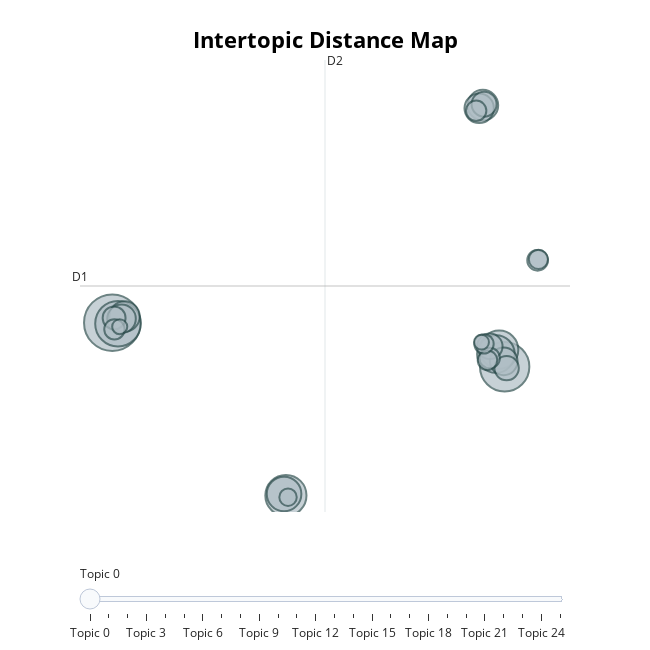

The code cell stored with this chart in its notebook:
### Code cell
figure_cluster_2 = new_model.visualize_topics()[0]
figure_cluster_2

### Figure 1 — Plotly figure (JSON) as saved in the notebook; plotly's stock layout.template omitted (floating-point values rounded to 4 significant figures)
{"data": [{"customdata": [[0, "mouse | effect | expression | rat | gut", 463], [1, "emulsion | protein | gel | stability | property", 353], [2, "antioxidant | extract | phenolic | activity | compound", 300], [3, "salmonella | isolates | monocytogenes | log | food", 245], [4, "meat | muscle | beef | fat | lipid", 212], [5, "food | consumer | product | meat | study", 205], [6, "fermentation | fermented | acid | probiotic | lactic", 173], [7, "flour | bread | dough | wheat | gluten", 136], [8, "wine | grape | yeast | tannin | red", 134], [9, "drying | microwave | temperature | heating | moisture", 125], [10, "tea | aroma | compound | coffee | volatile", 118], [11, "peptide | milk | protein | hydrolysate | hydrolysis", 111], [12, "additive | panel | feed | feedap | animal", 94], [13, "starch | rice | amylose | structure | digestibility", 90], [14, "film | packaging | chitosan | property | mechanical", 86], [15, "oil | olive | fatty | acid | virgin", 76], [16, "detection | sensor | aptamer | electrode | fluorescence", 62], [17, "fish | cadmium | specie | risk | cd", 61], [18, "fruit | 1mcp | storage | treatment | strawberry", 60], [19, "model | prediction | nir | classification | spectrum", 60], [20, "mycotoxin | aflatoxin | sample | toxin | ota", 55], [21, "residue | risk | mrl | submitted | assessment", 54], [22, "method | l1 | extraction | determination | sample", 53], [23, "cheese | ripening | strain | milk | production", 44], [24, "honey | bee | pollen | sample | activity", 33], [25, "pest | eu | plant | risk | efsa", 32]], "hovertemplate": "<b>Topic %{customdata[0]}</b><br>%{customdata[1]}<br>Size: %{customdata[2]}", "legendgroup": "", "marker": {"color": "#B0BEC5", "line": {"color": "DarkSlateGrey", "width": 2}, "size": [463, 353, 300, 245, 212, 205, 173, 136, 134, 125, 118, 111, 94, 90, 86, 76, 62, 61, 60, 60, 55, 54, 53, 44, 33, 32], "sizemode": "area", "sizeref": 0.2894, "symbol": "circle"}, "mode": "markers", "name": "", "orientation": "v", "showlegend": false, "type": "scatter", "x": [-14.62, 12.01, -14.24, -2.838, 11.64, 11.42, -2.962, 10.53, -13.79, 10.28, -13.99, 11.95, 11.0, 10.62, 12.14, -14.5, 14.25, 10.99, -14.48, 10.08, 10.84, 10.61, 14.3, -2.694, -14.12, 10.44], "xaxis": "x", "y": [6.221, 2.617, 6.137, -7.915, 4.007, 3.654, -7.79, 24.01, 6.731, 23.76, 6.541, 3.055, 4.283, 24.09, 2.503, 6.608, 11.32, 3.325, 5.675, 23.55, 3.142, 4.485, 11.4, -8.059, 5.89, 4.625], "yaxis": "y"}], "layout": {"annotations": [{"showarrow": false, "text": "D1", "x": -16.81, "y": 9.22, "yshift": 10}, {"showarrow": false, "text": "D2", "x": -0.1837, "xshift": 10, "y": 27.71}], "height": 650, "hoverlabel": {"bgcolor": "white", "font": {"family": "Rockwell", "size": 16}}, "legend": {"itemsizing": "constant", "tracegroupgap": 0}, "margin": {"t": 60}, "shapes": [{"line": {"color": "#CFD8DC", "width": 2}, "type": "line", "x0": -0.1837, "x1": -0.1837, "y0": -9.268, "y1": 27.71}, {"line": {"color": "#9E9E9E", "width": 2}, "type": "line", "x0": -16.81, "x1": 16.45, "y0": 9.22, "y1": 9.22}], "sliders": [{"active": 0, "pad": {"t": 50}, "steps": [{"args": [{"marker.color": [["red", "#B0BEC5", "#B0BEC5", "#B0BEC5", "#B0BEC5", "#B0BEC5", "#B0BEC5", "#B0BEC5", "#B0BEC5", "#B0BEC5", "#B0BEC5", "#B0BEC5", "#B0BEC5", "#B0BEC5", "#B0BEC5", "#B0BEC5", "#B0BEC5", "#B0BEC5", "#B0BEC5", "#B0BEC5", "#B0BEC5", "#B0BEC5", "#B0BEC5", "#B0BEC5", "#B0BEC5", "#B0BEC5"]]}], "label": "Topic 0", "method": "update"}, {"args": [{"marker.color": [["#B0BEC5", "red", "#B0BEC5", "#B0BEC5", "#B0BEC5", "#B0BEC5", "#B0BEC5", "#B0BEC5", "#B0BEC5", "#B0BEC5", "#B0BEC5", "#B0BEC5", "#B0BEC5", "#B0BEC5", "#B0BEC5", "#B0BEC5", "#B0BEC5", "#B0BEC5", "#B0BEC5", "#B0BEC5", "#B0BEC5", "#B0BEC5", "#B0BEC5", "#B0BEC5", "#B0BEC5", "#B0BEC5"]]}], "label": "Topic 1", "method": "update"}, {"args": [{"marker.color": [["#B0BEC5", "#B0BEC5", "red", "#B0BEC5", "#B0BEC5", "#B0BEC5", "#B0BEC5", "#B0BEC5", "#B0BEC5", "#B0BEC5", "#B0BEC5", "#B0BEC5", "#B0BEC5", "#B0BEC5", "#B0BEC5", "#B0BEC5", "#B0BEC5", "#B0BEC5", "#B0BEC5", "#B0BEC5", "#B0BEC5", "#B0BEC5", "#B0BEC5", "#B0BEC5", "#B0BEC5", "#B0BEC5"]]}], "label": "Topic 2", "method": "update"}, {"args": [{"marker.color": [["#B0BEC5", "#B0BEC5", "#B0BEC5", "red", "#B0BEC5", "#B0BEC5", "#B0BEC5", "#B0BEC5", "#B0BEC5", "#B0BEC5", "#B0BEC5", "#B0BEC5", "#B0BEC5", "#B0BEC5", "#B0BEC5", "#B0BEC5", "#B0BEC5", "#B0BEC5", "#B0BEC5", "#B0BEC5", "#B0BEC5", "#B0BEC5", "#B0BEC5", "#B0BEC5", "#B0BEC5", "#B0BEC5"]]}], "label": "Topic 3", "method": "update"}, {"args": [{"marker.color": [["#B0BEC5", "#B0BEC5", "#B0BEC5", "#B0BEC5", "red", "#B0BEC5", "#B0BEC5", "#B0BEC5", "#B0BEC5", "#B0BEC5", "#B0BEC5", "#B0BEC5", "#B0BEC5", "#B0BEC5", "#B0BEC5", "#B0BEC5", "#B0BEC5", "#B0BEC5", "#B0BEC5", "#B0BEC5", "#B0BEC5", "#B0BEC5", "#B0BEC5", "#B0BEC5", "#B0BEC5", "#B0BEC5"]]}], "label": "Topic 4", "method": "update"}, {"args": [{"marker.color": [["#B0BEC5", "#B0BEC5", "#B0BEC5", "#B0BEC5", "#B0BEC5", "red", "#B0BEC5", "#B0BEC5", "#B0BEC5", "#B0BEC5", "#B0BEC5", "#B0BEC5", "#B0BEC5", "#B0BEC5", "#B0BEC5", "#B0BEC5", "#B0BEC5", "#B0BEC5", "#B0BEC5", "#B0BEC5", "#B0BEC5", "#B0BEC5", "#B0BEC5", "#B0BEC5", "#B0BEC5", "#B0BEC5"]]}], "label": "Topic 5", "method": "update"}, {"args": [{"marker.color": [["#B0BEC5", "#B0BEC5", "#B0BEC5", "#B0BEC5", "#B0BEC5", "#B0BEC5", "red", "#B0BEC5", "#B0BEC5", "#B0BEC5", "#B0BEC5", "#B0BEC5", "#B0BEC5", "#B0BEC5", "#B0BEC5", "#B0BEC5", "#B0BEC5", "#B0BEC5", "#B0BEC5", "#B0BEC5", "#B0BEC5", "#B0BEC5", "#B0BEC5", "#B0BEC5", "#B0BEC5", "#B0BEC5"]]}], "label": "Topic 6", "method": "update"}, {"args": [{"marker.color": [["#B0BEC5", "#B0BEC5", "#B0BEC5", "#B0BEC5", "#B0BEC5", "#B0BEC5", "#B0BEC5", "red", "#B0BEC5", "#B0BEC5", "#B0BEC5", "#B0BEC5", "#B0BEC5", "#B0BEC5", "#B0BEC5", "#B0BEC5", "#B0BEC5", "#B0BEC5", "#B0BEC5", "#B0BEC5", "#B0BEC5", "#B0BEC5", "#B0BEC5", "#B0BEC5", "#B0BEC5", "#B0BEC5"]]}], "label": "Topic 7", "method": "update"}, {"args": [{"marker.color": [["#B0BEC5", "#B0BEC5", "#B0BEC5", "#B0BEC5", "#B0BEC5", "#B0BEC5", "#B0BEC5", "#B0BEC5", "red", "#B0BEC5", "#B0BEC5", "#B0BEC5", "#B0BEC5", "#B0BEC5", "#B0BEC5", "#B0BEC5", "#B0BEC5", "#B0BEC5", "#B0BEC5", "#B0BEC5", "#B0BEC5", "#B0BEC5", "#B0BEC5", "#B0BEC5", "#B0BEC5", "#B0BEC5"]]}], "label": "Topic 8", "method": "update"}, {"args": [{"marker.color": [["#B0BEC5", "#B0BEC5", "#B0BEC5", "#B0BEC5", "#B0BEC5", "#B0BEC5", "#B0BEC5", "#B0BEC5", "#B0BEC5", "red", "#B0BEC5", "#B0BEC5", "#B0BEC5", "#B0BEC5", "#B0BEC5", "#B0BEC5", "#B0BEC5", "#B0BEC5", "#B0BEC5", "#B0BEC5", "#B0BEC5", "#B0BEC5", "#B0BEC5", "#B0BEC5", "#B0BEC5", "#B0BEC5"]]}], "label": "Topic 9", "method": "update"}, {"args": [{"marker.color": [["#B0BEC5", "#B0BEC5", "#B0BEC5", "#B0BEC5", "#B0BEC5", "#B0BEC5", "#B0BEC5", "#B0BEC5", "#B0BEC5", "#B0BEC5", "red", "#B0BEC5", "#B0BEC5", "#B0BEC5", "#B0BEC5", "#B0BEC5", "#B0BEC5", "#B0BEC5", "#B0BEC5", "#B0BEC5", "#B0BEC5", "#B0BEC5", "#B0BEC5", "#B0BEC5", "#B0BEC5", "#B0BEC5"]]}], "label": "Topic 10", "method": "update"}, {"args": [{"marker.color": [["#B0BEC5", "#B0BEC5", "#B0BEC5", "#B0BEC5", "#B0BEC5", "#B0BEC5", "#B0BEC5", "#B0BEC5", "#B0BEC5", "#B0BEC5", "#B0BEC5", "red", "#B0BEC5", "#B0BEC5", "#B0BEC5", "#B0BEC5", "#B0BEC5", "#B0BEC5", "#B0BEC5", "#B0BEC5", "#B0BEC5", "#B0BEC5", "#B0BEC5", "#B0BEC5", "#B0BEC5", "#B0BEC5"]]}], "label": "Topic 11", "method": "update"}, {"args": [{"marker.color": [["#B0BEC5", "#B0BEC5", "#B0BEC5", "#B0BEC5", "#B0BEC5", "#B0BEC5", "#B0BEC5", "#B0BEC5", "#B0BEC5", "#B0BEC5", "#B0BEC5", "#B0BEC5", "red", "#B0BEC5", "#B0BEC5", "#B0BEC5", "#B0BEC5", "#B0BEC5", "#B0BEC5", "#B0BEC5", "#B0BEC5", "#B0BEC5", "#B0BEC5", "#B0BEC5", "#B0BEC5", "#B0BEC5"]]}], "label": "Topic 12", "method": "update"}, {"args": [{"marker.color": [["#B0BEC5", "#B0BEC5", "#B0BEC5", "#B0BEC5", "#B0BEC5", "#B0BEC5", "#B0BEC5", "#B0BEC5", "#B0BEC5", "#B0BEC5", "#B0BEC5", "#B0BEC5", "#B0BEC5", "red", "#B0BEC5", "#B0BEC5", "#B0BEC5", "#B0BEC5", "#B0BEC5", "#B0BEC5", "#B0BEC5", "#B0BEC5", "#B0BEC5", "#B0BEC5", "#B0BEC5", "#B0BEC5"]]}], "label": "Topic 13", "method": "update"}, {"args": [{"marker.color": [["#B0BEC5", "#B0BEC5", "#B0BEC5", "#B0BEC5", "#B0BEC5", "#B0BEC5", "#B0BEC5", "#B0BEC5", "#B0BEC5", "#B0BEC5", "#B0BEC5", "#B0BEC5", "#B0BEC5", "#B0BEC5", "red", "#B0BEC5", "#B0BEC5", "#B0BEC5", "#B0BEC5", "#B0BEC5", "#B0BEC5", "#B0BEC5", "#B0BEC5", "#B0BEC5", "#B0BEC5", "#B0BEC5"]]}], "label": "Topic 14", "method": "update"}, {"args": [{"marker.color": [["#B0BEC5", "#B0BEC5", "#B0BEC5", "#B0BEC5", "#B0BEC5", "#B0BEC5", "#B0BEC5", "#B0BEC5", "#B0BEC5", "#B0BEC5", "#B0BEC5", "#B0BEC5", "#B0BEC5", "#B0BEC5", "#B0BEC5", "red", "#B0BEC5", "#B0BEC5", "#B0BEC5", "#B0BEC5", "#B0BEC5", "#B0BEC5", "#B0BEC5", "#B0BEC5", "#B0BEC5", "#B0BEC5"]]}], "label": "Topic 15", "method": "update"}, {"args": [{"marker.color": [["#B0BEC5", "#B0BEC5", "#B0BEC5", "#B0BEC5", "#B0BEC5", "#B0BEC5", "#B0BEC5", "#B0BEC5", "#B0BEC5", "#B0BEC5", "#B0BEC5", "#B0BEC5", "#B0BEC5", "#B0BEC5", "#B0BEC5", "#B0BEC5", "red", "#B0BEC5", "#B0BEC5", "#B0BEC5", "#B0BEC5", "#B0BEC5", "#B0BEC5", "#B0BEC5", "#B0BEC5", "#B0BEC5"]]}], "label": "Topic 16", "method": "update"}, {"args": [{"marker.color": [["#B0BEC5", "#B0BEC5", "#B0BEC5", "#B0BEC5", "#B0BEC5", "#B0BEC5", "#B0BEC5", "#B0BEC5", "#B0BEC5", "#B0BEC5", "#B0BEC5", "#B0BEC5", "#B0BEC5", "#B0BEC5", "#B0BEC5", "#B0BEC5", "#B0BEC5", "red", "#B0BEC5", "#B0BEC5", "#B0BEC5", "#B0BEC5", "#B0BEC5", "#B0BEC5", "#B0BEC5", "#B0BEC5"]]}], "label": "Topic 17", "method": "update"}, {"args": [{"marker.color": [["#B0BEC5", "#B0BEC5", "#B0BEC5", "#B0BEC5", "#B0BEC5", "#B0BEC5", "#B0BEC5", "#B0BEC5", "#B0BEC5", "#B0BEC5", "#B0BEC5", "#B0BEC5", "#B0BEC5", "#B0BEC5", "#B0BEC5", "#B0BEC5", "#B0BEC5", "#B0BEC5", "red", "#B0BEC5", "#B0BEC5", "#B0BEC5", "#B0BEC5", "#B0BEC5", "#B0BEC5", "#B0BEC5"]]}], "label": "Topic 18", "method": "update"}, {"args": [{"marker.color": [["#B0BEC5", "#B0BEC5", "#B0BEC5", "#B0BEC5", "#B0BEC5", "#B0BEC5", "#B0BEC5", "#B0BEC5", "#B0BEC5", "#B0BEC5", "#B0BEC5", "#B0BEC5", "#B0BEC5", "#B0BEC5", "#B0BEC5", "#B0BEC5", "#B0BEC5", "#B0BEC5", "#B0BEC5", "red", "#B0BEC5", "#B0BEC5", "#B0BEC5", "#B0BEC5", "#B0BEC5", "#B0BEC5"]]}], "label": "Topic 19", "method": "update"}, {"args": [{"marker.color": [["#B0BEC5", "#B0BEC5", "#B0BEC5", "#B0BEC5", "#B0BEC5", "#B0BEC5", "#B0BEC5", "#B0BEC5", "#B0BEC5", "#B0BEC5", "#B0BEC5", "#B0BEC5", "#B0BEC5", "#B0BEC5", "#B0BEC5", "#B0BEC5", "#B0BEC5", "#B0BEC5", "#B0BEC5", "#B0BEC5", "red", "#B0BEC5", "#B0BEC5", "#B0BEC5", "#B0BEC5", "#B0BEC5"]]}], "label": "Topic 20", "method": "update"}, {"args": [{"marker.color": [["#B0BEC5", "#B0BEC5", "#B0BEC5", "#B0BEC5", "#B0BEC5", "#B0BEC5", "#B0BEC5", "#B0BEC5", "#B0BEC5", "#B0BEC5", "#B0BEC5", "#B0BEC5", "#B0BEC5", "#B0BEC5", "#B0BEC5", "#B0BEC5", "#B0BEC5", "#B0BEC5", "#B0BEC5", "#B0BEC5", "#B0BEC5", "red", "#B0BEC5", "#B0BEC5", "#B0BEC5", "#B0BEC5"]]}], "label": "Topic 21", "method": "update"}, {"args": [{"marker.color": [["#B0BEC5", "#B0BEC5", "#B0BEC5", "#B0BEC5", "#B0BEC5", "#B0BEC5", "#B0BEC5", "#B0BEC5", "#B0BEC5", "#B0BEC5", "#B0BEC5", "#B0BEC5", "#B0BEC5", "#B0BEC5", "#B0BEC5", "#B0BEC5", "#B0BEC5", "#B0BEC5", "#B0BEC5", "#B0BEC5", "#B0BEC5", "#B0BEC5", "red", "#B0BEC5", "#B0BEC5", "#B0BEC5"]]}], "label": "Topic 22", "method": "update"}, {"args": [{"marker.color": [["#B0BEC5", "#B0BEC5", "#B0BEC5", "#B0BEC5", "#B0BEC5", "#B0BEC5", "#B0BEC5", "#B0BEC5", "#B0BEC5", "#B0BEC5", "#B0BEC5", "#B0BEC5", "#B0BEC5", "#B0BEC5", "#B0BEC5", "#B0BEC5", "#B0BEC5", "#B0BEC5", "#B0BEC5", "#B0BEC5", "#B0BEC5", "#B0BEC5", "#B0BEC5", "red", "#B0BEC5", "#B0BEC5"]]}], "label": "Topic 23", "method": "update"}, {"args": [{"marker.color": [["#B0BEC5", "#B0BEC5", "#B0BEC5", "#B0BEC5", "#B0BEC5", "#B0BEC5", "#B0BEC5", "#B0BEC5", "#B0BEC5", "#B0BEC5", "#B0BEC5", "#B0BEC5", "#B0BEC5", "#B0BEC5", "#B0BEC5", "#B0BEC5", "#B0BEC5", "#B0BEC5", "#B0BEC5", "#B0BEC5", "#B0BEC5", "#B0BEC5", "#B0BEC5", "#B0BEC5", "red", "#B0BEC5"]]}], "label": "Topic 24", "method": "update"}, {"args": [{"marker.color": [["#B0BEC5", "#B0BEC5", "#B0BEC5", "#B0BEC5", "#B0BEC5", "#B0BEC5", "#B0BEC5", "#B0BEC5", "#B0BEC5", "#B0BEC5", "#B0BEC5", "#B0BEC5", "#B0BEC5", "#B0BEC5", "#B0BEC5", "#B0BEC5", "#B0BEC5", "#B0BEC5", "#B0BEC5", "#B0BEC5", "#B0BEC5", "#B0BEC5", "#B0BEC5", "#B0BEC5", "#B0BEC5", "red"]]}], "label": "Topic 25", "method": "update"}]}], "title": {"font": {"color": "Black", "size": 22}, "text": "<b>Intertopic Distance Map</b>", "x": 0.5, "xanchor": "center", "y": 0.95, "yanchor": "top"}, "width": 650, "xaxis": {"anchor": "y", "domain": [0, 1], "range": [-16.81, 16.45], "title": {"text": ""}, "visible": false}, "yaxis": {"anchor": "x", "domain": [0, 1], "range": [-9.268, 27.71], "title": {"text": ""}, "visible": false}}}
